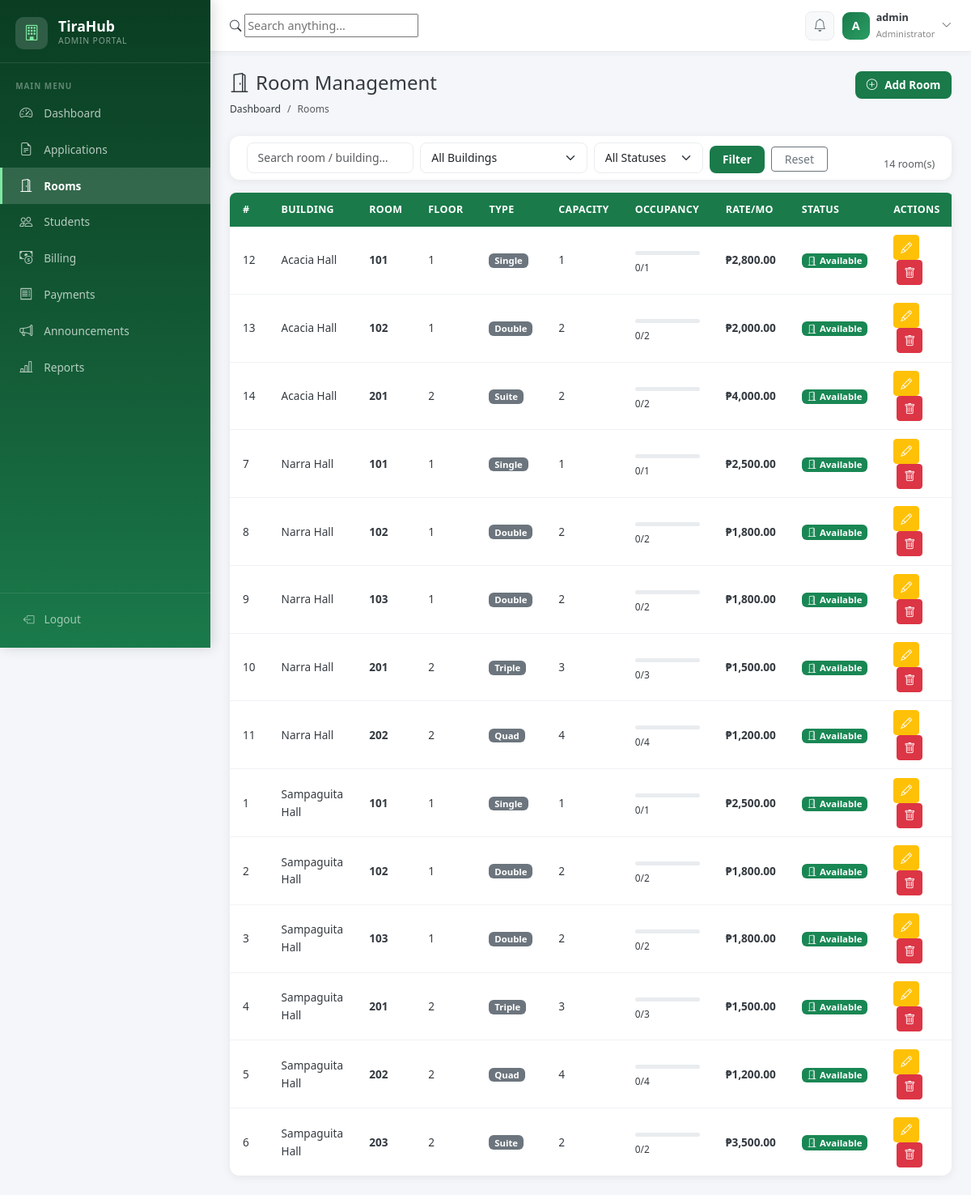
/admin/rooms.php (signed in), run on the app's committed database.
### tables this page shows
CREATE TABLE `rooms` (
    `room_id`           INT UNSIGNED AUTO_INCREMENT PRIMARY KEY,
    `building_id`       INT UNSIGNED NOT NULL,
    `room_number`       VARCHAR(20)  NOT NULL,
    `floor`             TINYINT UNSIGNED NOT NULL DEFAULT 1,
    `room_type`         ENUM('Single','Double','Triple','Quad','Suite') NOT NULL DEFAULT 'Double',
    `capacity`          TINYINT UNSIGNED NOT NULL DEFAULT 2,
    `current_occupants` TINYINT UNSIGNED NOT NULL DEFAULT 0,
    `monthly_rate`      DECIMAL(10,2) NOT NULL DEFAULT 0.00,
    `description`       TEXT DEFAULT NULL,
    `status`            ENUM('Available','Full','Under Maintenance','Reserved') NOT NULL DEFAULT 'Available',
    `created_at`        DATETIME NOT NULL DEFAULT CURRENT_TIMESTAMP,
    `updated_at`        DATETIME NOT NULL DEFAULT CURRENT_TIMESTAMP ON UPDATE CURRENT_TIMESTAMP,
    CONSTRAINT `fk_rooms_building` FOREIGN KEY (`building_id`) REFERENCES `buildings`(`building_id`) ON DELETE RESTRICT ON UPDATE CASCADE,
    UNIQUE KEY `uq_room_building` (`building_id`, `room_number`),
    INDEX `idx_rooms_status`   (`status`),
    INDEX `idx_rooms_building` (`building_id`),
    INDEX `idx_rooms_type`     (`room_type`)
);

CREATE TABLE `buildings` (
    `building_id`   INT UNSIGNED AUTO_INCREMENT PRIMARY KEY,
    `building_name` VARCHAR(80) NOT NULL UNIQUE,
    `description`   TEXT        DEFAULT NULL,
    `is_active`     TINYINT(1)  NOT NULL DEFAULT 1,
    `created_at`    DATETIME NOT NULL DEFAULT CURRENT_TIMESTAMP
);

### admin/rooms.php (the view, shortened to what this page needs)
<?php
require_once '../includes/layout.php';
$pdo     = Database::connect();
$search       = trim($_GET['search'] ?? '');
$page         = max(1,(int)($_GET['page'] ?? 1));
$perPage      = 15;
$offset       = ($page-1)*$perPage;
$where  = []; $params = [];
$whereSQL = $where ? 'WHERE '.implode(' AND ',$where) : '';
$stmtC = $pdo->prepare("SELECT COUNT(*) FROM rooms r INNER JOIN buildings b ON r.building_id=b.building_id $whereSQL");
$stmtC->execute($params); $total = (int)$stmtC->fetchColumn();
$stmtL = $pdo->prepare("SELECT r.*, b.building_name FROM rooms r INNER JOIN buildings b ON r.building_id=b.building_id $whereSQL ORDER BY b.building_name,r.floor,r.room_number LIMIT $perPage OFFSET $offset");
$stmtL->execute($params); $rooms = $stmtL->fetchAll();
renderHead('Room Management');
renderAdminNav('rooms', $_SESSION['user_id']);
?>
<div class="page-header">
  <div>
    <h4><i class="bi bi-door-open me-2"></i>Room Management</h4>
    <nav aria-label="breadcrumb">
      <ol class="breadcrumb">
        <li class="breadcrumb-item"><a href="dashboard.php">Dashboard</a></li>
        <li class="breadcrumb-item active">Rooms</li>
      </ol>
    </nav>
  </div>
  <button class="btn btn-th-primary" data-bs-toggle="modal" data-bs-target="#roomModal">
    <i class="bi bi-plus-circle me-1"></i>Add Room
  </button>
</div>
<div class="th-card mb-3">
  <div class="card-body py-2">
    <form method="GET" class="row g-2 align-items-end">
      <div class="col-md-3">
        <input type="text" name="search" class="form-control form-control-sm" placeholder="Search room / building…" value="<?= htmlspecialchars($search) ?>">
      </div>
      <div class="col-md-3">
        <select name="building" class="form-select form-select-sm">
          <option value="">All Buildings</option>
        </select>
      </div>
      <div class="col-md-2">
        <select name="status" class="form-select form-select-sm">
          <option value="">All Statuses</option>
        </select>
      </div>
      <div class="col-auto">
        <button class="btn btn-sm btn-th-primary px-3">Filter</button>
        <a href="rooms.php" class="btn btn-sm btn-outline-secondary px-3 ms-1">Reset</a>
      </div>
      <div class="col-auto ms-auto"><span class="text-muted small"><?= $total ?> room(s)</span></div>
    </form>
  </div>
</div>
<div class="th-card">
  <div class="card-body p-0">
    <div class="table-responsive">
      <table class="th-table">
        <thead>
          <tr><th>#</th><th>Building</th><th>Room</th><th>Floor</th><th>Type</th><th>Capacity</th><th>Occupancy</th><th>Rate/mo</th><th>Status</th><th>Actions</th></tr>
        </thead>
        <tbody>
          <?php if (empty($rooms)): ?>
            <tr><td colspan="10" class="text-center py-5 text-muted">No rooms found.</td></tr>
          <?php else: ?>
            <?php foreach ($rooms as $r):
            ?>
            <tr>
              <td><?= $r['room_id'] ?></td>
              <td><?= htmlspecialchars($r['building_name']) ?></td>
              <td><strong><?= htmlspecialchars($r['room_number']) ?></strong></td>
              <td><?= $r['floor'] ?></td>
              <td><span class="badge bg-secondary"><?= $r['room_type'] ?></span></td>
              <td><?= $r['capacity'] ?></td>
              <td>
                <div class="room-occupancy-bar" style="width:80px">
                </div>
                <small><?= $r['current_occupants'] ?>/<?= $r['capacity'] ?></small>
              </td>
              <td><strong>₱<?= number_format($r['monthly_rate'],2) ?></strong></td>
              <td><?= statusBadge($r['status']) ?></td>
              <td>
                <a href="?edit=<?= $r['room_id'] ?>" class="btn btn-sm btn-warning text-white px-2 py-1" title="Edit">
                  <i class="bi bi-pencil"></i>
                </a>
                <form method="POST" class="d-inline">
                  <button type="submit" name="delete_room" value="1"
                    class="btn btn-sm btn-danger px-2 py-1 ms-1"
                    data-confirm="Delete this room? Only empty rooms can be deleted."
                    title="Delete">
                    <i class="bi bi-trash"></i>
                  </button>
                </form>
              </td>
            </tr>
            <?php endforeach; ?>
          <?php endif; ?>
        </tbody>
      </table>
    </div>
  </div>
</div>
<?php renderFooter(); ?>

### includes/layout.php (shortened to what this page needs)
<?php
function renderHead(string $title, string $extra = ''): void {
    echo <<<HTML
<!DOCTYPE html>
<html lang="en">
<head>
<meta charset="UTF-8">
<meta name="viewport" content="width=device-width, initial-scale=1.0">
<title>TiraHub – {$title}</title>
<link rel="stylesheet" href="https://cdn.jsdelivr.net/npm/bootstrap@5.3.3/dist/css/bootstrap.min.css">
<link rel="stylesheet" href="https://cdn.jsdelivr.net/npm/bootstrap-icons@1.11.3/font/bootstrap-icons.min.css">
<link rel="stylesheet" href="https://cdn.datatables.net/1.13.7/css/dataTables.bootstrap5.min.css">
<link rel="stylesheet" href="../assets/css/style.css">
{$extra}
</head>
<body>
HTML;
}
function renderAdminNav(string $active, int $userId): void {
    $pdo   = Database::connect();
    $notif = unreadNotifCount($pdo, $userId);
    $uname = $_SESSION['username'] ?? 'Admin';
    $initial = strtoupper(substr($uname, 0, 1));
    $links = [
        'dashboard'     => ['Dashboard',      'bi-speedometer2',     'admin/dashboard.php'],
        'applications'  => ['Applications',   'bi-file-earmark-text','admin/applications.php'],
        'rooms'         => ['Rooms',           'bi-door-open',        'admin/rooms.php'],
        'students'      => ['Students',        'bi-people',           'admin/students.php'],
        'billing'       => ['Billing',         'bi-cash-coin',        'admin/billing.php'],
        'payments'      => ['Payments',        'bi-receipt',          'admin/payments.php'],
        'announcements' => ['Announcements',   'bi-megaphone',        'admin/announcements.php'],
        'reports'       => ['Reports',         'bi-bar-chart-line',   'admin/reports.php'],
    ];
    echo '<nav class="sidebar">';
    echo '<div class="sidebar-brand">';
    echo '<div class="sidebar-brand-icon"><i class="bi bi-building"></i></div>';
    echo '<div class="sidebar-brand-text"><div class="sidebar-brand-title">TiraHub</div><div class="sidebar-brand-sub">Admin Portal</div></div>';
    echo '</div>';
    echo '<ul class="sidebar-nav">';
    echo '<li class="sidebar-nav-label">Main Menu</li>';
    foreach ($links as $key => [$label, $icon, $href]) {
        $cls   = ($active === $key) ? 'active' : '';
        $badge = ($key === 'applications' && $notif > 0) ? "<span class='nav-badge'>{$notif}</span>" : '';
        echo "<li><a href='../{$href}' class='{$cls}'><i class='bi {$icon}'></i><span>{$label}</span>{$badge}</a></li>";
    }
    echo '</ul>';
    echo '<div class="sidebar-footer">';
    echo "<a href='../logout.php'><i class='bi bi-box-arrow-left'></i><span>Logout</span></a>";
    echo '</div></nav>';
    $badge2 = $notif > 0 ? "<span class='badge bg-danger notif-live-count'>{$notif}</span>" : "<span class='badge bg-danger notif-live-count' style='display:none'></span>";
    echo <<<HTML
<div class="main-wrapper">
<header class="topbar">
  <div class="topbar-left">
    <button class="sidebar-toggle d-lg-none" onclick="toggleSidebar()">
      <i class="bi bi-list fs-5"></i>
    </button>
    <div class="topbar-search">
      <i class="bi bi-search"></i>
      <input type="text" placeholder="Search anything...">
    </div>
  </div>
  <div class="topbar-right">
    <div class="dropdown">
      <a class="notif-btn" data-bs-toggle="dropdown" title="Notifications">
        <i class="bi bi-bell"></i>{$badge2}
      </a>
      <div class="dropdown-menu notif-dropdown dropdown-menu-end p-0">
        <div class="notif-dropdown-header">
          <span><i class="bi bi-bell me-2"></i>Notifications</span>
          <a href="../admin/notifications.php" class="small text-green">View all</a>
        </div>
        <div id="notifList">
          <div class="text-center text-muted py-3 small">Loading...</div>
        </div>
      </div>
    </div>
    <div class="dropdown">
      <a class="d-flex align-items-center gap-2 text-decoration-none" data-bs-toggle="dropdown" style="cursor:pointer">
        <div class="user-avatar">{$initial}</div>
        <div class="d-none d-md-block">
          <div class="fw-700 small">{$uname}</div>
          <div style="font-size:.7rem;color:#888">Administrator</div>
        </div>
        <i class="bi bi-chevron-down small text-muted d-none d-md-block"></i>
      </a>
      <ul class="dropdown-menu dropdown-menu-end" style="border-radius:12px;box-shadow:0 8px 30px rgba(0,0,0,.12);border:none;min-width:180px">
        <li><div class="px-3 py-2 border-bottom"><div class="fw-700 small">{$uname}</div><div class="text-muted" style="font-size:.75rem">Administrator</div></div></li>
        <li><a class="dropdown-item py-2" href="../admin/profile.php"><i class="bi bi-person me-2 text-green"></i>My Profile</a></li>
        <li><hr class="dropdown-divider my-1"></li>
        <li><a class="dropdown-item py-2 text-danger" href="../logout.php"><i class="bi bi-box-arrow-left me-2"></i>Logout</a></li>
      </ul>
    </div>
  </div>
</header>
<main class="main-content">
HTML;
}
function renderFooter(): void {
    echo <<<HTML
</main>
</div>
<script src="https://code.jquery.com/jquery-3.7.1.min.js"></script>
<script src="https://cdn.jsdelivr.net/npm/bootstrap@5.3.3/dist/js/bootstrap.bundle.min.js"></script>
<script src="https://cdn.datatables.net/1.13.7/js/jquery.dataTables.min.js"></script>
<script src="https://cdn.datatables.net/1.13.7/js/dataTables.bootstrap5.min.js"></script>
<script src="https://cdn.jsdelivr.net/npm/chart.js@4.4.0/dist/chart.umd.min.js"></script>
<script src="../assets/js/app.js"></script>
<script>
// Load notifications in dropdown
document.querySelectorAll('.notif-btn').forEach(btn => {
  btn.addEventListener('click', () => {
    const list = document.getElementById('notifList');
    if (!list) return;
    fetch('../api/notif_count.php?fetch=1')
      .then(r => r.json())
      .then(d => {
        if (!d.items || d.items.length === 0) {
          list.innerHTML = '<div class="text-center text-muted py-4 small"><i class="bi bi-bell-slash d-block mb-2" style="font-size:1.5rem"></i>No new notifications</div>';
          return;
        }
        list.innerHTML = d.items.map(function(n){
          var nBg  = {Success:'#e8f5ee',Error:'#fff0f2',Warning:'#fff8e1',Info:'#e8f0ff'};
          var nClr = {Success:'#1a7a4a',Error:'#dc3545',Warning:'#f0a500',Info:'#0d6efd'};
          var nIco = {Success:'bi-check-circle',Error:'bi-x-circle',Warning:'bi-exclamation-triangle',Info:'bi-info-circle'};
          var bg   = nBg[n.type]  ? nBg[n.type]  : '#f8f9fa';
          var clr  = nClr[n.type] ? nClr[n.type] : '#666';
          var ico  = nIco[n.type] ? nIco[n.type] : 'bi-bell';
          var unread = n.is_read==0 ? 'unread' : '';
          var msg  = n.message.length > 60 ? n.message.substring(0,60)+'...' : n.message;
          return '<div class="notif-item '+unread+'">'
            +'<div class="d-flex gap-2 align-items-start">'
            +'<div class="notif-icon" style="background:'+bg+';color:'+clr+'"><i class="bi '+ico+'"></i></div>'
            +'<div><div class="fw-600 small">'+n.title+'</div>'
            +'<div class="text-muted" style="font-size:.75rem">'+msg+'</div>'
            +'<div class="text-muted" style="font-size:.7rem">'+n.created_at+'</div>'
            +'</div></div></div>';
        }).join('');
      })
      .catch(() => {
        list.innerHTML = '<div class="text-center text-muted py-3 small">Could not load notifications.</div>';
      });
  });
});
</script>
</body>
</html>
HTML;
}
function statusBadge(string $status): string {
    $map = [
        'Pending'           => ['warning',   'bi-clock'],
        'Under Review'      => ['info',      'bi-eye'],
        'Approved'          => ['success',   'bi-check-circle'],
        'Rejected'          => ['danger',    'bi-x-circle'],
        'Cancelled'         => ['secondary', 'bi-slash-circle'],
        'Active'            => ['success',   'bi-check-circle'],
        'Checked Out'       => ['secondary', 'bi-box-arrow-right'],
        'Transferred'       => ['info',      'bi-arrow-left-right'],
        'Available'         => ['success',   'bi-door-open'],
        'Full'              => ['danger',    'bi-door-closed'],
        'Under Maintenance' => ['warning',   'bi-tools'],
        'Reserved'          => ['info',      'bi-lock'],
        'Unpaid'            => ['danger',    'bi-exclamation-circle'],
        'Partial'           => ['warning',   'bi-dash-circle'],
        'Paid'              => ['success',   'bi-check-circle'],
        'Overdue'           => ['dark',      'bi-alarm'],
        'Normal'            => ['secondary', 'bi-info-circle'],
        'Important'         => ['warning',   'bi-star'],
        'Urgent'            => ['danger',    'bi-lightning'],
    ];
    [$color, $icon] = $map[$status] ?? ['secondary', 'bi-circle'];
    return "<span class='badge bg-{$color}'><i class='bi {$icon} me-1'></i>{$status}</span>";
}

### data on the page
rooms: room_id "12", building.building_name "Acacia Hall", room_number "101", floor "1", room_type "Single", capacity "1", current_occupants "0", monthly_rate "2,800.00", status "Available"
rooms: room_id "13", building.building_name "Acacia Hall", room_number "102", floor "1", room_type "Double", capacity "2", current_occupants "0", monthly_rate "2,000.00", status "Available"
rooms: room_id "14", building.building_name "Acacia Hall", room_number "201", floor "2", room_type "Suite", capacity "2", current_occupants "0", monthly_rate "4,000.00", status "Available"
rooms: room_id "7", building.building_name "Narra Hall", room_number "101", floor "1", room_type "Single", capacity "1", current_occupants "0", monthly_rate "2,500.00", status "Available"
rooms: room_id "8", building.building_name "Narra Hall", room_number "102", floor "1", room_type "Double", capacity "2", current_occupants "0", monthly_rate "1,800.00", status "Available"
rooms: room_id "9", building.building_name "Narra Hall", room_number "103", floor "1", room_type "Double", capacity "2", current_occupants "0", monthly_rate "1,800.00", status "Available"
rooms: room_id "10", building.building_name "Narra Hall", room_number "201", floor "2", room_type "Triple", capacity "3", current_occupants "0", monthly_rate "1,500.00", status "Available"
rooms: room_id "11", building.building_name "Narra Hall", room_number "202", floor "2", room_type "Quad", capacity "4", current_occupants "0", monthly_rate "1,200.00", status "Available"
rooms: room_id "1", building.building_name "Sampaguita Hall", room_number "101", floor "1", room_type "Single", capacity "1", current_occupants "0", monthly_rate "2,500.00", status "Available"
rooms: room_id "2", building.building_name "Sampaguita Hall", room_number "102", floor "1", room_type "Double", capacity "2", current_occupants "0", monthly_rate "1,800.00", status "Available"
rooms: room_id "3", building.building_name "Sampaguita Hall", room_number "103", floor "1", room_type "Double", capacity "2", current_occupants "0", monthly_rate "1,800.00", status "Available"
rooms: room_id "4", building.building_name "Sampaguita Hall", room_number "201", floor "2", room_type "Triple", capacity "3", current_occupants "0", monthly_rate "1,500.00", status "Available"
rooms: room_id "5", building.building_name "Sampaguita Hall", room_number "202", floor "2", room_type "Quad", capacity "4", current_occupants "0", monthly_rate "1,200.00", status "Available"
rooms: room_id "6", building.building_name "Sampaguita Hall", room_number "203", floor "2", room_type "Suite", capacity "2", current_occupants "0", monthly_rate "3,500.00", status "Available"

### other printed values
$label "Dashboard"
$label "Applications"
$label "Rooms"
$label "Students"
$label "Billing"
$label "Payments"
$label "Announcements"
$label "Reports"
$initial "A"
$uname "admin"
$total "14"
